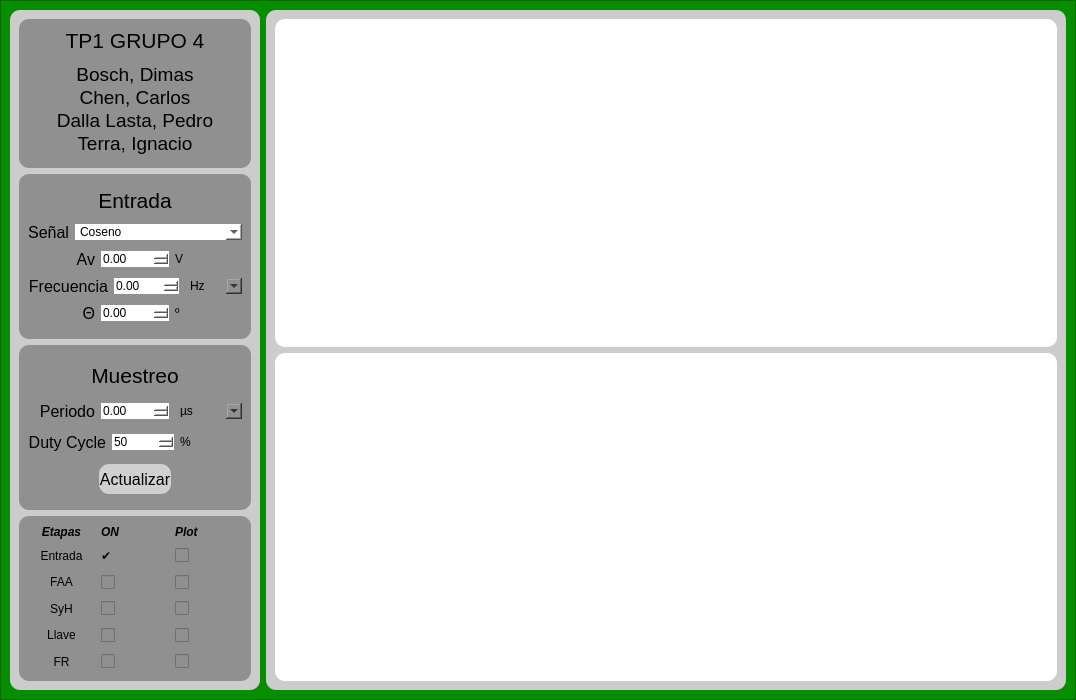
<?xml version="1.0" encoding="UTF-8"?>
<ui version="4.0">
 <class>Muestreo</class>
 <widget class="QMainWindow" name="Muestreo">
  <property name="geometry">
   <rect>
    <x>0</x>
    <y>0</y>
    <width>1076</width>
    <height>700</height>
   </rect>
  </property>
  <property name="maximumSize">
   <size>
    <width>16777215</width>
    <height>16777215</height>
   </size>
  </property>
  <property name="windowTitle">
   <string>Pasa altos</string>
  </property>
  <widget class="QWidget" name="centralwidget">
   <layout class="QVBoxLayout" name="verticalLayout">
    <property name="spacing">
     <number>0</number>
    </property>
    <property name="leftMargin">
     <number>0</number>
    </property>
    <property name="topMargin">
     <number>0</number>
    </property>
    <property name="rightMargin">
     <number>0</number>
    </property>
    <property name="bottomMargin">
     <number>0</number>
    </property>
    <item>
     <widget class="QFrame" name="frame_principal">
      <property name="minimumSize">
       <size>
        <width>0</width>
        <height>0</height>
       </size>
      </property>
      <property name="maximumSize">
       <size>
        <width>16777215</width>
        <height>16777215</height>
       </size>
      </property>
      <property name="styleSheet">
       <string notr="true">background-color: rgb(7, 141, 0);</string>
      </property>
      <property name="frameShape">
       <enum>QFrame::StyledPanel</enum>
      </property>
      <property name="frameShadow">
       <enum>QFrame::Raised</enum>
      </property>
      <layout class="QHBoxLayout" name="horizontalLayout">
       <item>
        <widget class="QFrame" name="frame_botones">
         <property name="sizePolicy">
          <sizepolicy hsizetype="Fixed" vsizetype="Preferred">
           <horstretch>0</horstretch>
           <verstretch>0</verstretch>
          </sizepolicy>
         </property>
         <property name="minimumSize">
          <size>
           <width>250</width>
           <height>0</height>
          </size>
         </property>
         <property name="maximumSize">
          <size>
           <width>250</width>
           <height>16777215</height>
          </size>
         </property>
         <property name="styleSheet">
          <string notr="true">background-color: rgb(255, 255, 255);
background-color: rgb(204, 204, 204);
border-radius:10px;</string>
         </property>
         <property name="frameShape">
          <enum>QFrame::StyledPanel</enum>
         </property>
         <property name="frameShadow">
          <enum>QFrame::Raised</enum>
         </property>
         <layout class="QVBoxLayout" name="verticalLayout_4">
          <item>
           <widget class="QFrame" name="frame_typefilter">
            <property name="sizePolicy">
             <sizepolicy hsizetype="Preferred" vsizetype="Minimum">
              <horstretch>0</horstretch>
              <verstretch>0</verstretch>
             </sizepolicy>
            </property>
            <property name="minimumSize">
             <size>
              <width>230</width>
              <height>0</height>
             </size>
            </property>
            <property name="styleSheet">
             <string notr="true">background-color: rgb(144, 144, 144);</string>
            </property>
            <property name="frameShape">
             <enum>QFrame::StyledPanel</enum>
            </property>
            <property name="frameShadow">
             <enum>QFrame::Raised</enum>
            </property>
            <layout class="QVBoxLayout" name="verticalLayout_2">
             <item>
              <widget class="QLabel" name="Title_tipofiltro_2">
               <property name="sizePolicy">
                <sizepolicy hsizetype="Preferred" vsizetype="Preferred">
                 <horstretch>0</horstretch>
                 <verstretch>0</verstretch>
                </sizepolicy>
               </property>
               <property name="minimumSize">
                <size>
                 <width>0</width>
                 <height>20</height>
                </size>
               </property>
               <property name="maximumSize">
                <size>
                 <width>16777215</width>
                 <height>30</height>
                </size>
               </property>
               <property name="font">
                <font>
                 <pointsize>16</pointsize>
                </font>
               </property>
               <property name="text">
                <string>TP1 GRUPO 4</string>
               </property>
               <property name="alignment">
                <set>Qt::AlignCenter</set>
               </property>
              </widget>
             </item>
             <item>
              <widget class="QTextBrowser" name="textBrowser_2">
               <property name="sizePolicy">
                <sizepolicy hsizetype="Preferred" vsizetype="Preferred">
                 <horstretch>0</horstretch>
                 <verstretch>0</verstretch>
                </sizepolicy>
               </property>
               <property name="maximumSize">
                <size>
                 <width>16777215</width>
                 <height>100</height>
                </size>
               </property>
               <property name="html">
                <string>&lt;!DOCTYPE HTML PUBLIC &quot;-//W3C//DTD HTML 4.0//EN&quot; &quot;http://www.w3.org/TR/REC-html40/strict.dtd&quot;&gt;
&lt;html&gt;&lt;head&gt;&lt;meta name=&quot;qrichtext&quot; content=&quot;1&quot; /&gt;&lt;style type=&quot;text/css&quot;&gt;
p, li { white-space: pre-wrap; }
&lt;/style&gt;&lt;/head&gt;&lt;body style=&quot; font-family:'MS Shell Dlg 2'; font-size:8.25pt; font-weight:400; font-style:normal;&quot;&gt;
&lt;p align=&quot;center&quot; style=&quot; margin-top:0px; margin-bottom:0px; margin-left:0px; margin-right:0px; -qt-block-indent:0; text-indent:0px;&quot;&gt;&lt;span style=&quot; font-size:14pt;&quot;&gt;Bosch, Dimas&lt;/span&gt;&lt;/p&gt;
&lt;p align=&quot;center&quot; style=&quot; margin-top:0px; margin-bottom:0px; margin-left:0px; margin-right:0px; -qt-block-indent:0; text-indent:0px;&quot;&gt;&lt;span style=&quot; font-size:14pt;&quot;&gt;Chen, Carlos&lt;/span&gt;&lt;/p&gt;
&lt;p align=&quot;center&quot; style=&quot; margin-top:0px; margin-bottom:0px; margin-left:0px; margin-right:0px; -qt-block-indent:0; text-indent:0px;&quot;&gt;&lt;span style=&quot; font-size:14pt;&quot;&gt;Dalla Lasta, Pedro&lt;/span&gt;&lt;/p&gt;
&lt;p align=&quot;center&quot; style=&quot; margin-top:0px; margin-bottom:0px; margin-left:0px; margin-right:0px; -qt-block-indent:0; text-indent:0px;&quot;&gt;&lt;span style=&quot; font-size:14pt;&quot;&gt;Terra, Ignacio&lt;/span&gt;&lt;/p&gt;&lt;/body&gt;&lt;/html&gt;</string>
               </property>
              </widget>
             </item>
            </layout>
           </widget>
          </item>
          <item>
           <widget class="QFrame" name="frame_alternativas">
            <property name="sizePolicy">
             <sizepolicy hsizetype="Preferred" vsizetype="Expanding">
              <horstretch>0</horstretch>
              <verstretch>0</verstretch>
             </sizepolicy>
            </property>
            <property name="minimumSize">
             <size>
              <width>230</width>
              <height>0</height>
             </size>
            </property>
            <property name="styleSheet">
             <string notr="true">background-color: rgb(144, 144, 144);</string>
            </property>
            <property name="frameShape">
             <enum>QFrame::StyledPanel</enum>
            </property>
            <property name="frameShadow">
             <enum>QFrame::Raised</enum>
            </property>
            <layout class="QVBoxLayout" name="verticalLayout_5">
             <item>
              <widget class="QLabel" name="Title_tipofiltro_3">
               <property name="sizePolicy">
                <sizepolicy hsizetype="Preferred" vsizetype="Preferred">
                 <horstretch>0</horstretch>
                 <verstretch>0</verstretch>
                </sizepolicy>
               </property>
               <property name="minimumSize">
                <size>
                 <width>0</width>
                 <height>20</height>
                </size>
               </property>
               <property name="maximumSize">
                <size>
                 <width>16777215</width>
                 <height>30</height>
                </size>
               </property>
               <property name="font">
                <font>
                 <pointsize>16</pointsize>
                </font>
               </property>
               <property name="text">
                <string>Entrada</string>
               </property>
               <property name="alignment">
                <set>Qt::AlignCenter</set>
               </property>
              </widget>
             </item>
             <item>
              <layout class="QHBoxLayout" name="Layout_aprox">
               <item alignment="Qt::AlignRight">
                <widget class="QLabel" name="label_aprox">
                 <property name="sizePolicy">
                  <sizepolicy hsizetype="Preferred" vsizetype="Preferred">
                   <horstretch>0</horstretch>
                   <verstretch>0</verstretch>
                  </sizepolicy>
                 </property>
                 <property name="minimumSize">
                  <size>
                   <width>0</width>
                   <height>0</height>
                  </size>
                 </property>
                 <property name="font">
                  <font>
                   <pointsize>12</pointsize>
                  </font>
                 </property>
                 <property name="text">
                  <string>Señal</string>
                 </property>
                 <property name="alignment">
                  <set>Qt::AlignRight|Qt::AlignTrailing|Qt::AlignVCenter</set>
                 </property>
                </widget>
               </item>
               <item>
                <widget class="QComboBox" name="comboBox_signal">
                 <property name="sizePolicy">
                  <sizepolicy hsizetype="Expanding" vsizetype="Fixed">
                   <horstretch>0</horstretch>
                   <verstretch>0</verstretch>
                  </sizepolicy>
                 </property>
                 <property name="styleSheet">
                  <string notr="true">background-color: rgb(255, 255, 255);</string>
                 </property>
                 <item>
                  <property name="text">
                   <string>Coseno</string>
                  </property>
                 </item>
                 <item>
                  <property name="text">
                   <string>Seno (T*3/2)</string>
                  </property>
                 </item>
                 <item>
                  <property name="text">
                   <string>Diente de sierra</string>
                  </property>
                 </item>
                </widget>
               </item>
              </layout>
             </item>
             <item>
              <layout class="QHBoxLayout" name="horizontalLayout_2">
               <item>
                <widget class="QLabel" name="label_fa">
                 <property name="font">
                  <font>
                   <pointsize>12</pointsize>
                  </font>
                 </property>
                 <property name="text">
                  <string>Av</string>
                 </property>
                 <property name="alignment">
                  <set>Qt::AlignRight|Qt::AlignTrailing|Qt::AlignVCenter</set>
                 </property>
                </widget>
               </item>
               <item>
                <widget class="QDoubleSpinBox" name="doubleSpinBox_Av">
                 <property name="sizePolicy">
                  <sizepolicy hsizetype="Minimum" vsizetype="Fixed">
                   <horstretch>0</horstretch>
                   <verstretch>0</verstretch>
                  </sizepolicy>
                 </property>
                 <property name="styleSheet">
                  <string notr="true">background-color: rgb(255, 255, 255);</string>
                 </property>
                 <property name="decimals">
                  <number>2</number>
                 </property>
                 <property name="maximum">
                  <double>999.000000000000000</double>
                 </property>
                </widget>
               </item>
               <item>
                <widget class="QLabel" name="label">
                 <property name="sizePolicy">
                  <sizepolicy hsizetype="Minimum" vsizetype="Fixed">
                   <horstretch>0</horstretch>
                   <verstretch>0</verstretch>
                  </sizepolicy>
                 </property>
                 <property name="minimumSize">
                  <size>
                   <width>0</width>
                   <height>0</height>
                  </size>
                 </property>
                 <property name="text">
                  <string>V</string>
                 </property>
                </widget>
               </item>
              </layout>
             </item>
             <item>
              <layout class="QHBoxLayout" name="Layout_f">
               <item>
                <widget class="QLabel" name="label_fp">
                 <property name="sizePolicy">
                  <sizepolicy hsizetype="Minimum" vsizetype="Preferred">
                   <horstretch>0</horstretch>
                   <verstretch>0</verstretch>
                  </sizepolicy>
                 </property>
                 <property name="font">
                  <font>
                   <pointsize>12</pointsize>
                  </font>
                 </property>
                 <property name="text">
                  <string>Frecuencia</string>
                 </property>
                 <property name="alignment">
                  <set>Qt::AlignRight|Qt::AlignTrailing|Qt::AlignVCenter</set>
                 </property>
                </widget>
               </item>
               <item>
                <widget class="QDoubleSpinBox" name="doubleSpinBox_frec">
                 <property name="sizePolicy">
                  <sizepolicy hsizetype="Minimum" vsizetype="Fixed">
                   <horstretch>0</horstretch>
                   <verstretch>0</verstretch>
                  </sizepolicy>
                 </property>
                 <property name="styleSheet">
                  <string notr="true">background-color: rgb(255, 255, 255);</string>
                 </property>
                 <property name="maximum">
                  <double>1000.000000000000000</double>
                 </property>
                </widget>
               </item>
               <item>
                <widget class="QComboBox" name="comboBox_frec">
                 <property name="sizePolicy">
                  <sizepolicy hsizetype="Minimum" vsizetype="Fixed">
                   <horstretch>0</horstretch>
                   <verstretch>0</verstretch>
                  </sizepolicy>
                 </property>
                 <property name="minimumSize">
                  <size>
                   <width>50</width>
                   <height>0</height>
                  </size>
                 </property>
                 <item>
                  <property name="text">
                   <string>Hz</string>
                  </property>
                 </item>
                 <item>
                  <property name="text">
                   <string>KHz</string>
                  </property>
                 </item>
                </widget>
               </item>
              </layout>
             </item>
             <item>
              <layout class="QHBoxLayout" name="Layout_f_3">
               <item>
                <widget class="QLabel" name="label_fp_3">
                 <property name="sizePolicy">
                  <sizepolicy hsizetype="Minimum" vsizetype="Preferred">
                   <horstretch>0</horstretch>
                   <verstretch>0</verstretch>
                  </sizepolicy>
                 </property>
                 <property name="font">
                  <font>
                   <pointsize>12</pointsize>
                  </font>
                 </property>
                 <property name="text">
                  <string>Θ</string>
                 </property>
                 <property name="alignment">
                  <set>Qt::AlignRight|Qt::AlignTrailing|Qt::AlignVCenter</set>
                 </property>
                </widget>
               </item>
               <item>
                <widget class="QDoubleSpinBox" name="doubleSpinBox_theta">
                 <property name="sizePolicy">
                  <sizepolicy hsizetype="Minimum" vsizetype="Fixed">
                   <horstretch>0</horstretch>
                   <verstretch>0</verstretch>
                  </sizepolicy>
                 </property>
                 <property name="styleSheet">
                  <string notr="true">background-color: rgb(255, 255, 255);</string>
                 </property>
                 <property name="maximum">
                  <double>360.000000000000000</double>
                 </property>
                </widget>
               </item>
               <item>
                <widget class="QLabel" name="label_2">
                 <property name="sizePolicy">
                  <sizepolicy hsizetype="Minimum" vsizetype="Fixed">
                   <horstretch>0</horstretch>
                   <verstretch>0</verstretch>
                  </sizepolicy>
                 </property>
                 <property name="minimumSize">
                  <size>
                   <width>15</width>
                   <height>0</height>
                  </size>
                 </property>
                 <property name="text">
                  <string>º</string>
                 </property>
                </widget>
               </item>
              </layout>
             </item>
            </layout>
           </widget>
          </item>
          <item>
           <widget class="QFrame" name="frame_alternativas_2">
            <property name="sizePolicy">
             <sizepolicy hsizetype="Preferred" vsizetype="Expanding">
              <horstretch>0</horstretch>
              <verstretch>0</verstretch>
             </sizepolicy>
            </property>
            <property name="minimumSize">
             <size>
              <width>230</width>
              <height>0</height>
             </size>
            </property>
            <property name="styleSheet">
             <string notr="true">background-color: rgb(144, 144, 144);</string>
            </property>
            <property name="frameShape">
             <enum>QFrame::StyledPanel</enum>
            </property>
            <property name="frameShadow">
             <enum>QFrame::Raised</enum>
            </property>
            <layout class="QVBoxLayout" name="verticalLayout_8">
             <item>
              <widget class="QLabel" name="Title_tipofiltro_4">
               <property name="sizePolicy">
                <sizepolicy hsizetype="Preferred" vsizetype="Preferred">
                 <horstretch>0</horstretch>
                 <verstretch>0</verstretch>
                </sizepolicy>
               </property>
               <property name="minimumSize">
                <size>
                 <width>0</width>
                 <height>20</height>
                </size>
               </property>
               <property name="maximumSize">
                <size>
                 <width>16777215</width>
                 <height>30</height>
                </size>
               </property>
               <property name="font">
                <font>
                 <pointsize>16</pointsize>
                </font>
               </property>
               <property name="text">
                <string>Muestreo</string>
               </property>
               <property name="alignment">
                <set>Qt::AlignCenter</set>
               </property>
              </widget>
             </item>
             <item>
              <layout class="QHBoxLayout" name="Layout_f_4">
               <item>
                <widget class="QLabel" name="label_fp_4">
                 <property name="sizePolicy">
                  <sizepolicy hsizetype="Minimum" vsizetype="Preferred">
                   <horstretch>0</horstretch>
                   <verstretch>0</verstretch>
                  </sizepolicy>
                 </property>
                 <property name="font">
                  <font>
                   <pointsize>12</pointsize>
                  </font>
                 </property>
                 <property name="text">
                  <string>Periodo</string>
                 </property>
                 <property name="alignment">
                  <set>Qt::AlignRight|Qt::AlignTrailing|Qt::AlignVCenter</set>
                 </property>
                </widget>
               </item>
               <item>
                <widget class="QDoubleSpinBox" name="doubleSpinBox_T_muestreo">
                 <property name="sizePolicy">
                  <sizepolicy hsizetype="Minimum" vsizetype="Fixed">
                   <horstretch>0</horstretch>
                   <verstretch>0</verstretch>
                  </sizepolicy>
                 </property>
                 <property name="styleSheet">
                  <string notr="true">background-color: rgb(255, 255, 255);</string>
                 </property>
                 <property name="maximum">
                  <double>1000.000000000000000</double>
                 </property>
                </widget>
               </item>
               <item>
                <widget class="QComboBox" name="comboBox_T_muestreo">
                 <property name="sizePolicy">
                  <sizepolicy hsizetype="Minimum" vsizetype="Fixed">
                   <horstretch>0</horstretch>
                   <verstretch>0</verstretch>
                  </sizepolicy>
                 </property>
                 <property name="minimumSize">
                  <size>
                   <width>50</width>
                   <height>0</height>
                  </size>
                 </property>
                 <item>
                  <property name="text">
                   <string>µs</string>
                  </property>
                 </item>
                 <item>
                  <property name="text">
                   <string>ms</string>
                  </property>
                 </item>
                 <item>
                  <property name="text">
                   <string>s</string>
                  </property>
                 </item>
                </widget>
               </item>
              </layout>
             </item>
             <item>
              <layout class="QHBoxLayout" name="Layout_f_5">
               <item>
                <widget class="QLabel" name="label_fp_5">
                 <property name="sizePolicy">
                  <sizepolicy hsizetype="Minimum" vsizetype="Preferred">
                   <horstretch>0</horstretch>
                   <verstretch>0</verstretch>
                  </sizepolicy>
                 </property>
                 <property name="font">
                  <font>
                   <pointsize>12</pointsize>
                  </font>
                 </property>
                 <property name="text">
                  <string>Duty Cycle</string>
                 </property>
                 <property name="alignment">
                  <set>Qt::AlignRight|Qt::AlignTrailing|Qt::AlignVCenter</set>
                 </property>
                </widget>
               </item>
               <item>
                <widget class="QDoubleSpinBox" name="doubleSpinBox_DC">
                 <property name="sizePolicy">
                  <sizepolicy hsizetype="Minimum" vsizetype="Fixed">
                   <horstretch>0</horstretch>
                   <verstretch>0</verstretch>
                  </sizepolicy>
                 </property>
                 <property name="styleSheet">
                  <string notr="true">background-color: rgb(255, 255, 255);</string>
                 </property>
                 <property name="decimals">
                  <number>0</number>
                 </property>
                 <property name="maximum">
                  <double>100.000000000000000</double>
                 </property>
                 <property name="value">
                  <double>50.000000000000000</double>
                 </property>
                </widget>
               </item>
               <item>
                <widget class="QLabel" name="label_4">
                 <property name="sizePolicy">
                  <sizepolicy hsizetype="Minimum" vsizetype="Fixed">
                   <horstretch>0</horstretch>
                   <verstretch>0</verstretch>
                  </sizepolicy>
                 </property>
                 <property name="minimumSize">
                  <size>
                   <width>15</width>
                   <height>0</height>
                  </size>
                 </property>
                 <property name="text">
                  <string>%</string>
                 </property>
                </widget>
               </item>
              </layout>
             </item>
             <item>
              <layout class="QHBoxLayout" name="Layout_add_2">
               <item>
                <spacer name="horizontalSpacer_3">
                 <property name="orientation">
                  <enum>Qt::Horizontal</enum>
                 </property>
                 <property name="sizeHint" stdset="0">
                  <size>
                   <width>0</width>
                   <height>20</height>
                  </size>
                 </property>
                </spacer>
               </item>
               <item>
                <widget class="QPushButton" name="pushButton_actualizar">
                 <property name="sizePolicy">
                  <sizepolicy hsizetype="Expanding" vsizetype="Preferred">
                   <horstretch>0</horstretch>
                   <verstretch>0</verstretch>
                  </sizepolicy>
                 </property>
                 <property name="maximumSize">
                  <size>
                   <width>16777215</width>
                   <height>30</height>
                  </size>
                 </property>
                 <property name="font">
                  <font>
                   <pointsize>12</pointsize>
                  </font>
                 </property>
                 <property name="cursor">
                  <cursorShape>PointingHandCursor</cursorShape>
                 </property>
                 <property name="focusPolicy">
                  <enum>Qt::StrongFocus</enum>
                 </property>
                 <property name="styleSheet">
                  <string notr="true">background-color: rgb(208, 208, 208);</string>
                 </property>
                 <property name="text">
                  <string>Actualizar</string>
                 </property>
                </widget>
               </item>
               <item>
                <spacer name="horizontalSpacer_4">
                 <property name="orientation">
                  <enum>Qt::Horizontal</enum>
                 </property>
                 <property name="sizeHint" stdset="0">
                  <size>
                   <width>0</width>
                   <height>20</height>
                  </size>
                 </property>
                </spacer>
               </item>
              </layout>
             </item>
            </layout>
           </widget>
          </item>
          <item>
           <widget class="QFrame" name="frame_param">
            <property name="sizePolicy">
             <sizepolicy hsizetype="Preferred" vsizetype="Expanding">
              <horstretch>0</horstretch>
              <verstretch>0</verstretch>
             </sizepolicy>
            </property>
            <property name="minimumSize">
             <size>
              <width>230</width>
              <height>0</height>
             </size>
            </property>
            <property name="styleSheet">
             <string notr="true">background-color: rgb(144, 144, 144);</string>
            </property>
            <property name="frameShape">
             <enum>QFrame::StyledPanel</enum>
            </property>
            <property name="frameShadow">
             <enum>QFrame::Raised</enum>
            </property>
            <layout class="QVBoxLayout" name="verticalLayout_6">
             <item>
              <layout class="QGridLayout" name="gridLayout">
               <property name="sizeConstraint">
                <enum>QLayout::SetNoConstraint</enum>
               </property>
               <item row="6" column="1">
                <widget class="QCheckBox" name="checkBox_ON_FR">
                 <property name="sizePolicy">
                  <sizepolicy hsizetype="Minimum" vsizetype="Preferred">
                   <horstretch>0</horstretch>
                   <verstretch>0</verstretch>
                  </sizepolicy>
                 </property>
                 <property name="text">
                  <string/>
                 </property>
                </widget>
               </item>
               <item row="3" column="2">
                <widget class="QCheckBox" name="checkBox_Plot_FAA">
                 <property name="sizePolicy">
                  <sizepolicy hsizetype="Minimum" vsizetype="Preferred">
                   <horstretch>0</horstretch>
                   <verstretch>0</verstretch>
                  </sizepolicy>
                 </property>
                 <property name="text">
                  <string/>
                 </property>
                </widget>
               </item>
               <item row="4" column="2">
                <widget class="QCheckBox" name="checkBox_Plot_FAA_2">
                 <property name="sizePolicy">
                  <sizepolicy hsizetype="Minimum" vsizetype="Preferred">
                   <horstretch>0</horstretch>
                   <verstretch>0</verstretch>
                  </sizepolicy>
                 </property>
                 <property name="text">
                  <string/>
                 </property>
                </widget>
               </item>
               <item row="5" column="1">
                <widget class="QCheckBox" name="checkBox_ON_Llave">
                 <property name="sizePolicy">
                  <sizepolicy hsizetype="Minimum" vsizetype="Preferred">
                   <horstretch>0</horstretch>
                   <verstretch>0</verstretch>
                  </sizepolicy>
                 </property>
                 <property name="text">
                  <string/>
                 </property>
                </widget>
               </item>
               <item row="2" column="2">
                <widget class="QCheckBox" name="checkBox_Plot_input">
                 <property name="sizePolicy">
                  <sizepolicy hsizetype="Minimum" vsizetype="Preferred">
                   <horstretch>0</horstretch>
                   <verstretch>0</verstretch>
                  </sizepolicy>
                 </property>
                 <property name="text">
                  <string/>
                 </property>
                 <property name="checkable">
                  <bool>true</bool>
                 </property>
                 <property name="checked">
                  <bool>false</bool>
                 </property>
                </widget>
               </item>
               <item row="1" column="2">
                <widget class="QLabel" name="label_11">
                 <property name="sizePolicy">
                  <sizepolicy hsizetype="Preferred" vsizetype="Minimum">
                   <horstretch>0</horstretch>
                   <verstretch>0</verstretch>
                  </sizepolicy>
                 </property>
                 <property name="font">
                  <font>
                   <weight>75</weight>
                   <italic>true</italic>
                   <bold>true</bold>
                  </font>
                 </property>
                 <property name="text">
                  <string>Plot</string>
                 </property>
                </widget>
               </item>
               <item row="3" column="1">
                <widget class="QCheckBox" name="checkBox_ON_FAA">
                 <property name="sizePolicy">
                  <sizepolicy hsizetype="Minimum" vsizetype="Preferred">
                   <horstretch>0</horstretch>
                   <verstretch>0</verstretch>
                  </sizepolicy>
                 </property>
                 <property name="text">
                  <string/>
                 </property>
                </widget>
               </item>
               <item row="4" column="1">
                <widget class="QCheckBox" name="checkBox_ON_SyH">
                 <property name="sizePolicy">
                  <sizepolicy hsizetype="Minimum" vsizetype="Preferred">
                   <horstretch>0</horstretch>
                   <verstretch>0</verstretch>
                  </sizepolicy>
                 </property>
                 <property name="text">
                  <string/>
                 </property>
                </widget>
               </item>
               <item row="1" column="1">
                <widget class="QLabel" name="label_10">
                 <property name="sizePolicy">
                  <sizepolicy hsizetype="Preferred" vsizetype="Minimum">
                   <horstretch>0</horstretch>
                   <verstretch>0</verstretch>
                  </sizepolicy>
                 </property>
                 <property name="font">
                  <font>
                   <weight>75</weight>
                   <italic>true</italic>
                   <bold>true</bold>
                   <strikeout>false</strikeout>
                  </font>
                 </property>
                 <property name="text">
                  <string>ON</string>
                 </property>
                </widget>
               </item>
               <item row="2" column="0">
                <widget class="QLabel" name="label_5">
                 <property name="text">
                  <string>Entrada</string>
                 </property>
                 <property name="alignment">
                  <set>Qt::AlignCenter</set>
                 </property>
                </widget>
               </item>
               <item row="1" column="0">
                <widget class="QLabel" name="label_3">
                 <property name="sizePolicy">
                  <sizepolicy hsizetype="Preferred" vsizetype="Maximum">
                   <horstretch>0</horstretch>
                   <verstretch>0</verstretch>
                  </sizepolicy>
                 </property>
                 <property name="font">
                  <font>
                   <weight>75</weight>
                   <italic>true</italic>
                   <bold>true</bold>
                  </font>
                 </property>
                 <property name="layoutDirection">
                  <enum>Qt::LeftToRight</enum>
                 </property>
                 <property name="text">
                  <string>Etapas</string>
                 </property>
                 <property name="alignment">
                  <set>Qt::AlignCenter</set>
                 </property>
                </widget>
               </item>
               <item row="3" column="0">
                <widget class="QLabel" name="label_6">
                 <property name="text">
                  <string>FAA</string>
                 </property>
                 <property name="alignment">
                  <set>Qt::AlignCenter</set>
                 </property>
                </widget>
               </item>
               <item row="4" column="0">
                <widget class="QLabel" name="label_7">
                 <property name="text">
                  <string>SyH</string>
                 </property>
                 <property name="alignment">
                  <set>Qt::AlignCenter</set>
                 </property>
                </widget>
               </item>
               <item row="5" column="0">
                <widget class="QLabel" name="label_8">
                 <property name="text">
                  <string>Llave</string>
                 </property>
                 <property name="alignment">
                  <set>Qt::AlignCenter</set>
                 </property>
                </widget>
               </item>
               <item row="6" column="0">
                <widget class="QLabel" name="label_9">
                 <property name="text">
                  <string>FR</string>
                 </property>
                 <property name="alignment">
                  <set>Qt::AlignCenter</set>
                 </property>
                </widget>
               </item>
               <item row="5" column="2">
                <widget class="QCheckBox" name="checkBox_Plot_Llave">
                 <property name="sizePolicy">
                  <sizepolicy hsizetype="Minimum" vsizetype="Preferred">
                   <horstretch>0</horstretch>
                   <verstretch>0</verstretch>
                  </sizepolicy>
                 </property>
                 <property name="layoutDirection">
                  <enum>Qt::LeftToRight</enum>
                 </property>
                 <property name="text">
                  <string/>
                 </property>
                </widget>
               </item>
               <item row="6" column="2">
                <widget class="QCheckBox" name="checkBox_Plot_FR">
                 <property name="sizePolicy">
                  <sizepolicy hsizetype="Minimum" vsizetype="Preferred">
                   <horstretch>0</horstretch>
                   <verstretch>0</verstretch>
                  </sizepolicy>
                 </property>
                 <property name="text">
                  <string/>
                 </property>
                </widget>
               </item>
               <item row="2" column="1">
                <widget class="QLabel" name="label_31">
                 <property name="text">
                  <string>✔</string>
                 </property>
                 <property name="alignment">
                  <set>Qt::AlignLeading|Qt::AlignLeft|Qt::AlignVCenter</set>
                 </property>
                </widget>
               </item>
              </layout>
             </item>
            </layout>
           </widget>
          </item>
         </layout>
        </widget>
       </item>
       <item>
        <widget class="QFrame" name="frame_graficos">
         <property name="minimumSize">
          <size>
           <width>700</width>
           <height>100</height>
          </size>
         </property>
         <property name="styleSheet">
          <string notr="true">background-color: rgb(255, 255, 255);
background-color: rgb(204, 204, 204);
border-radius:10px;</string>
         </property>
         <property name="frameShape">
          <enum>QFrame::StyledPanel</enum>
         </property>
         <property name="frameShadow">
          <enum>QFrame::Raised</enum>
         </property>
         <layout class="QVBoxLayout" name="verticalLayout_7">
          <item>
           <widget class="QFrame" name="frame_grafs_2">
            <property name="sizePolicy">
             <sizepolicy hsizetype="Preferred" vsizetype="Preferred">
              <horstretch>0</horstretch>
              <verstretch>0</verstretch>
             </sizepolicy>
            </property>
            <property name="minimumSize">
             <size>
              <width>0</width>
              <height>0</height>
             </size>
            </property>
            <property name="maximumSize">
             <size>
              <width>16777215</width>
              <height>16777215</height>
             </size>
            </property>
            <property name="styleSheet">
             <string notr="true">background-color: rgb(255, 255, 255);</string>
            </property>
            <property name="frameShape">
             <enum>QFrame::StyledPanel</enum>
            </property>
            <property name="frameShadow">
             <enum>QFrame::Raised</enum>
            </property>
            <layout class="QHBoxLayout" name="horizontalLayout_8">
             <item>
              <layout class="QVBoxLayout" name="Layout_tiempo"/>
             </item>
            </layout>
           </widget>
          </item>
          <item>
           <widget class="QFrame" name="frame_grafs">
            <property name="sizePolicy">
             <sizepolicy hsizetype="Preferred" vsizetype="Preferred">
              <horstretch>0</horstretch>
              <verstretch>0</verstretch>
             </sizepolicy>
            </property>
            <property name="minimumSize">
             <size>
              <width>0</width>
              <height>0</height>
             </size>
            </property>
            <property name="maximumSize">
             <size>
              <width>16777215</width>
              <height>16777215</height>
             </size>
            </property>
            <property name="styleSheet">
             <string notr="true">background-color: rgb(255, 255, 255);</string>
            </property>
            <property name="frameShape">
             <enum>QFrame::StyledPanel</enum>
            </property>
            <property name="frameShadow">
             <enum>QFrame::Raised</enum>
            </property>
            <layout class="QHBoxLayout" name="horizontalLayout_6">
             <item>
              <layout class="QVBoxLayout" name="Layout_frec"/>
             </item>
            </layout>
           </widget>
          </item>
         </layout>
        </widget>
       </item>
      </layout>
     </widget>
    </item>
   </layout>
  </widget>
 </widget>
 <resources/>
 <connections/>
</ui>
